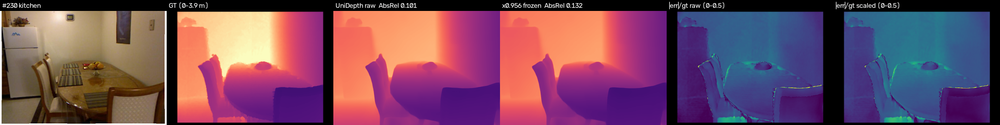
#> input picture paper/figs/nyu_typical.png, 1000 x 125 px, shrunk from 1920 x 240 before the run; its folder holds only this picture in this run
$ python -i sgbm.py   (imports and definitions only)
#> lines starting #> are read from the running program, lines starting #| are printed output that depends on the picture
#> further down, picture is the input picture: shape (125, 1000, 3); mean B, G, R 97.8, 74.2, 118
"""StereoSGBM disparity with CLAHE, left-right consistency, and guided hole-filling."""

from __future__ import annotations

import cv2
import numpy as np

from src.stereo.middlebury import Calibration


def _num_disparities(ndisp: int) -> int:
    return max(16, int(np.ceil(ndisp / 16.0) * 16))


def apply_clahe(img_bgr: np.ndarray, clip_limit: float = 2.0, grid_size: int = 8) -> np.ndarray:
    """Normalize local illumination via CLAHE on the LAB luminance channel."""
#> called with clip_limit = 2, grid_size = 8
    lab = cv2.cvtColor(img_bgr, cv2.COLOR_BGR2LAB)
#> lab: shape (125, 1000, 3); mean of channels 0, 1, 2 98.1, 151.4, 123.6
    l_ch, a_ch, b_ch = cv2.split(lab)
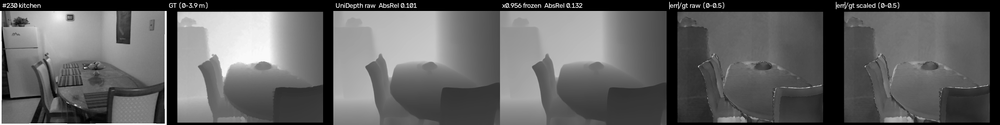
#> l_ch: shape (125, 1000); min 0, max 255, mean 98.1
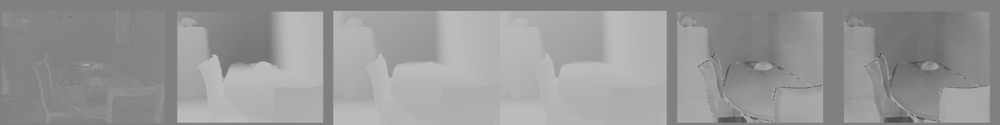
#> a_ch: shape (125, 1000); min 72, max 192, mean 151.4
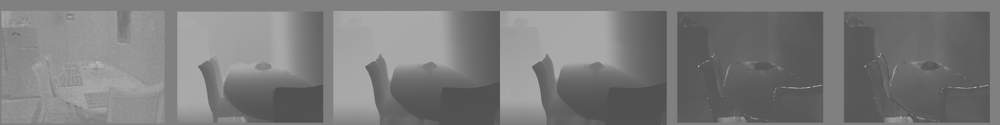
#> b_ch: shape (125, 1000); min 78, max 183, mean 123.6
    clahe = cv2.createCLAHE(clipLimit=float(clip_limit), tileGridSize=(int(grid_size), int(grid_size)))
    l_eq = clahe.apply(l_ch)
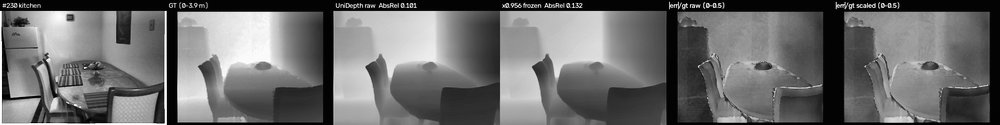
#> l_eq: shape (125, 1000); min 1, max 255, mean 108.2
    return cv2.cvtColor(cv2.merge([l_eq, a_ch, b_ch]), cv2.COLOR_LAB2BGR)
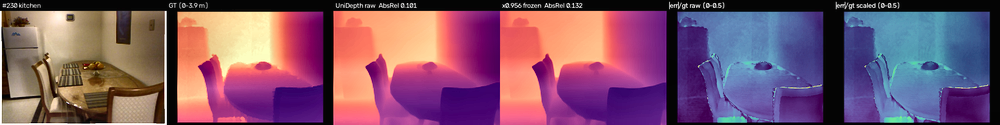
#> returned value: shape (125, 1000, 3); mean B, G, R 108.5, 84.6, 126.9


# [136 lines left out: functions stereo_sgbm, left_right_consistent, _normalized_guided_pass, guided_hole_fill, not called in this run]

>>> import cv2
>>> picture = cv2.imread('../../paper/figs/nyu_typical.png')
>>> result = apply_clahe(picture)

$ run again, on paper/figs/Adirondack_disp.png
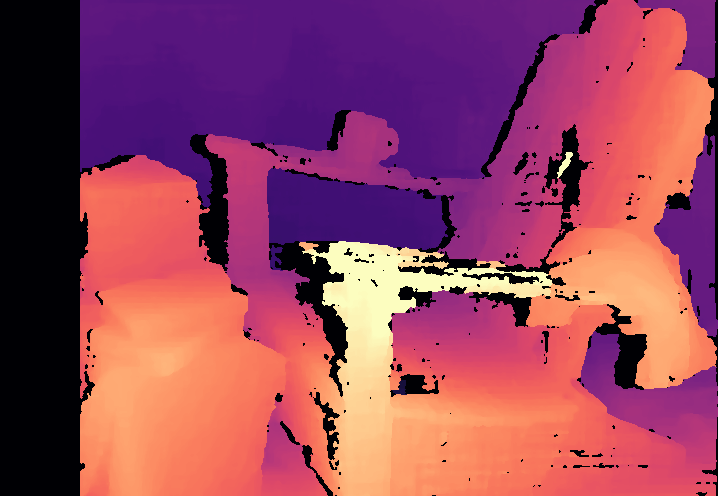
#> input picture paper/figs/Adirondack_disp.png, 718 x 496 px
#> picture is the input picture: shape (496, 718, 3); mean B, G, R 95.5, 69.4, 152.1
#> lab: shape (496, 718, 3); mean of channels 0, 1, 2 105.3, 165.2, 129.3
#> in apply_clahe, `l_eq = clahe.apply(l_ch)`:
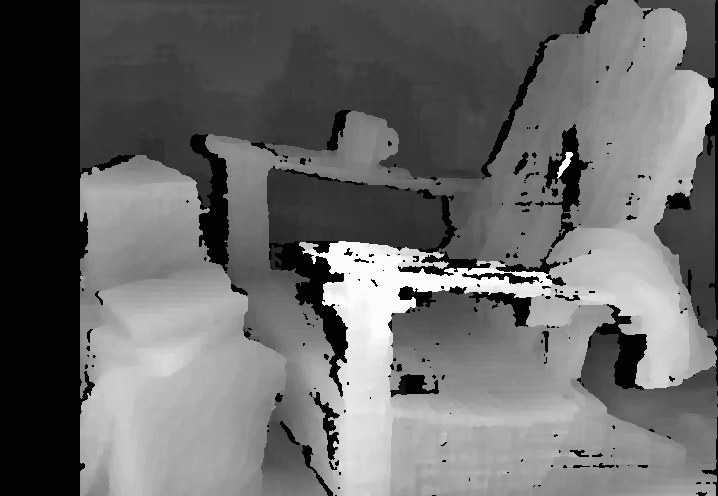
#> l_eq: shape (496, 718); min 1, max 252, mean 105
#> in apply_clahe, `return cv2.cvtColor(cv2.merge([l_eq, a_ch, b_ch]), cv2.COLOR_LAB2BGR)`:
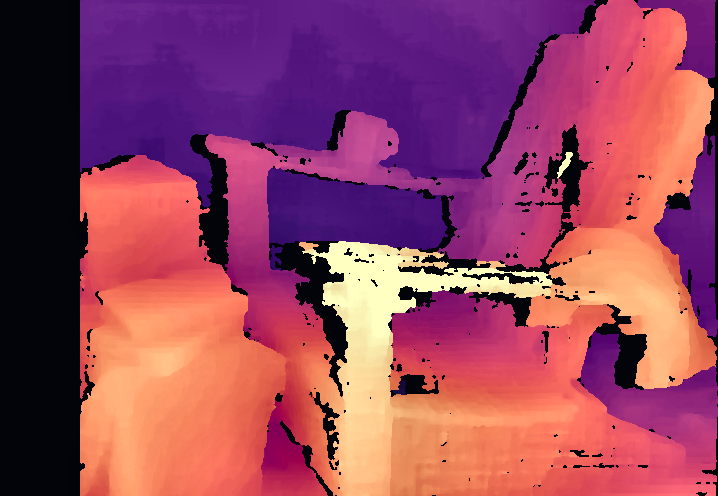
#> returned value: shape (496, 718, 3); mean B, G, R 95.8, 69.2, 150.9

$ run again, on paper/figs/Jadeplant_disp.png
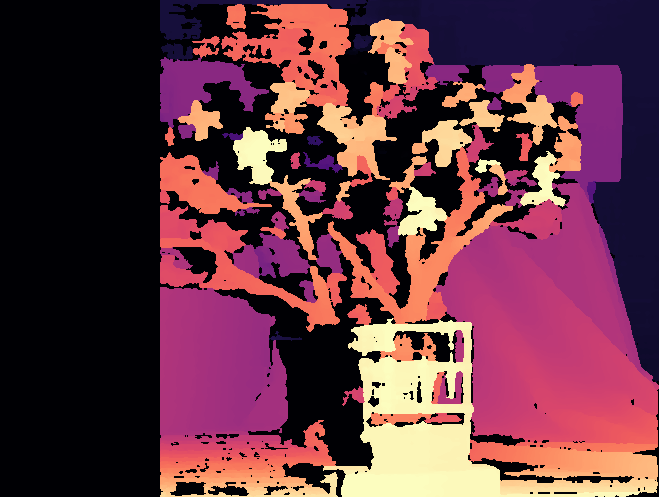
#> input picture paper/figs/Jadeplant_disp.png, 659 x 497 px
#> picture is the input picture: shape (497, 659, 3); mean B, G, R 66.2, 53.7, 102.6
#> lab: shape (497, 659, 3); mean of channels 0, 1, 2 74.1, 148.9, 130.2
#> in apply_clahe, `l_ch, a_ch, b_ch = cv2.split(lab)`:
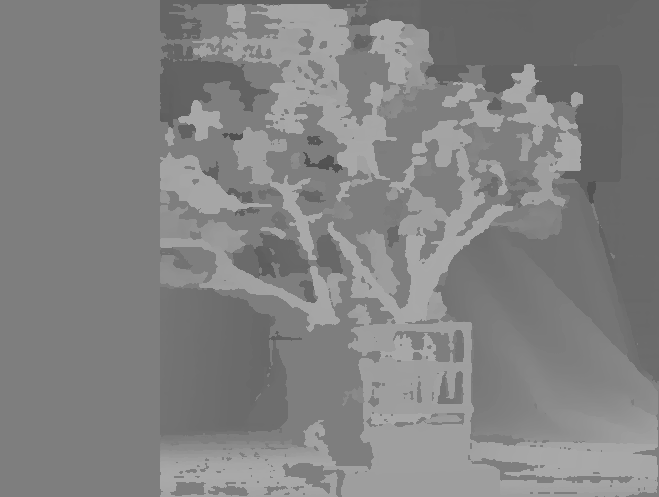
#> b_ch: shape (497, 659); min 81, max 169, mean 130.2
#> in apply_clahe, `return cv2.cvtColor(cv2.merge([l_eq, a_ch, b_ch]), cv2.COLOR_LAB2BGR)`:
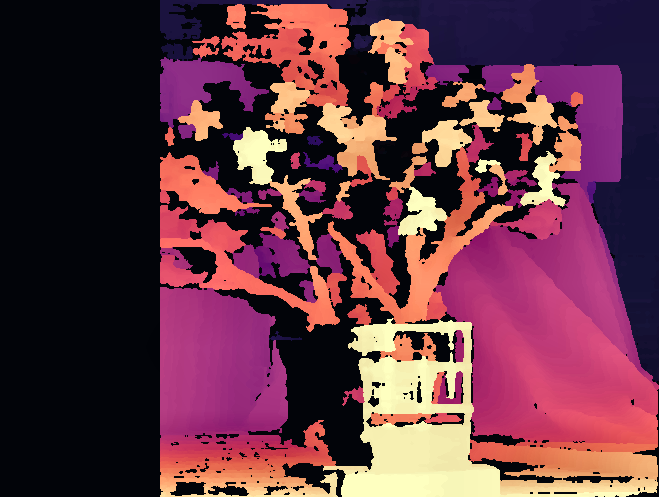
#> returned value: shape (497, 659, 3); mean B, G, R 67.2, 54.1, 101.8

$ run again, on paper/figs/frame_000_compare.png
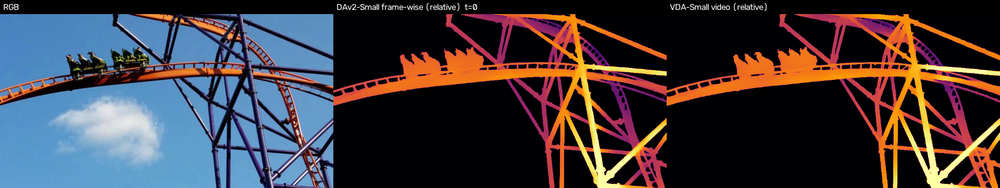
#> input picture paper/figs/frame_000_compare.png, 1000 x 188 px, shrunk from 1920 x 360 before the run
#> picture is the input picture: shape (188, 1000, 3); mean B, G, R 62.8, 57.7, 64.6
#> lab: shape (188, 1000, 3); mean of channels 0, 1, 2 65.9, 134.5, 127
#> in apply_clahe, `l_ch, a_ch, b_ch = cv2.split(lab)`:
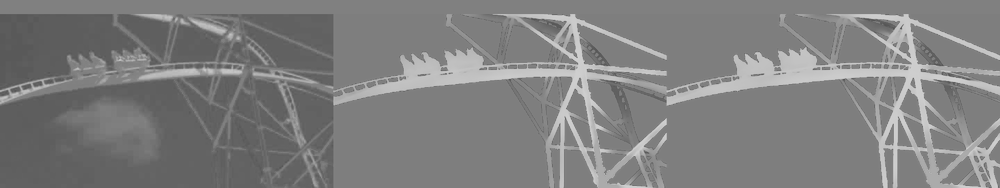
#> b_ch: shape (188, 1000); min 80, max 210, mean 127
#> in apply_clahe, `return cv2.cvtColor(cv2.merge([l_eq, a_ch, b_ch]), cv2.COLOR_LAB2BGR)`:
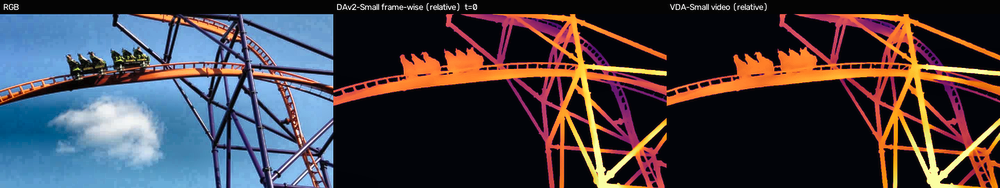
#> returned value: shape (188, 1000, 3); mean B, G, R 68.6, 62.5, 67.9
